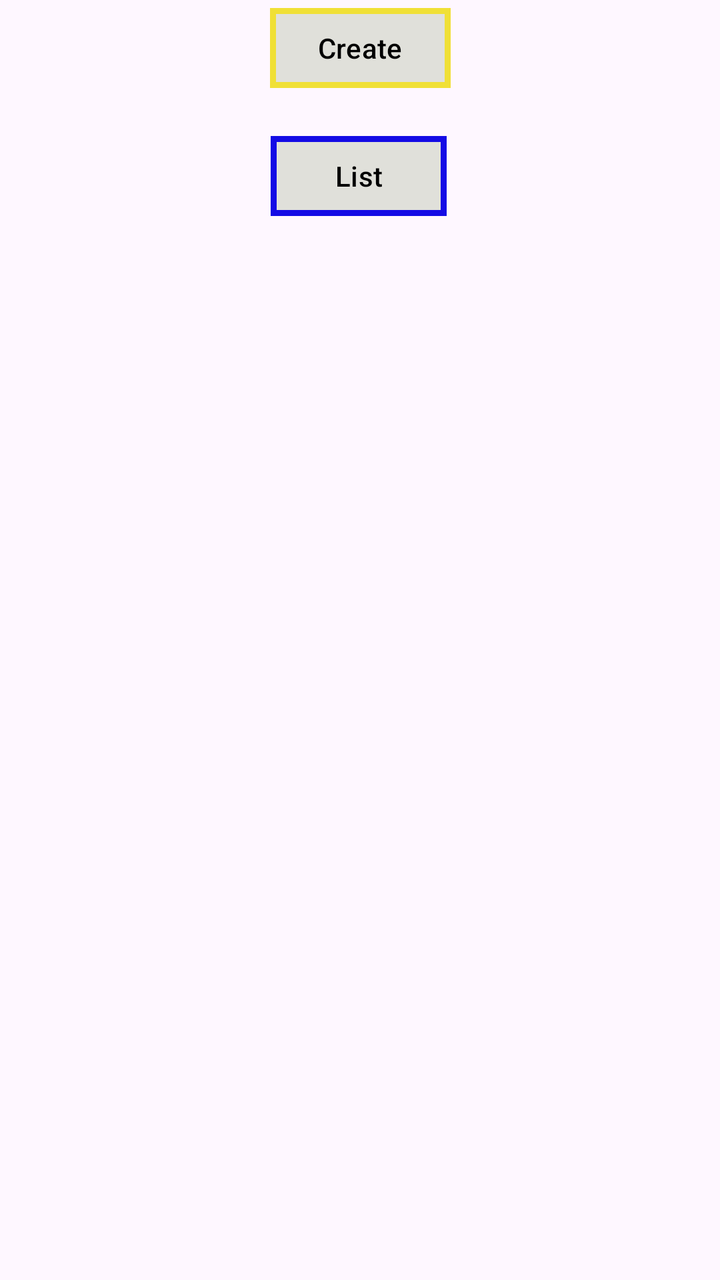
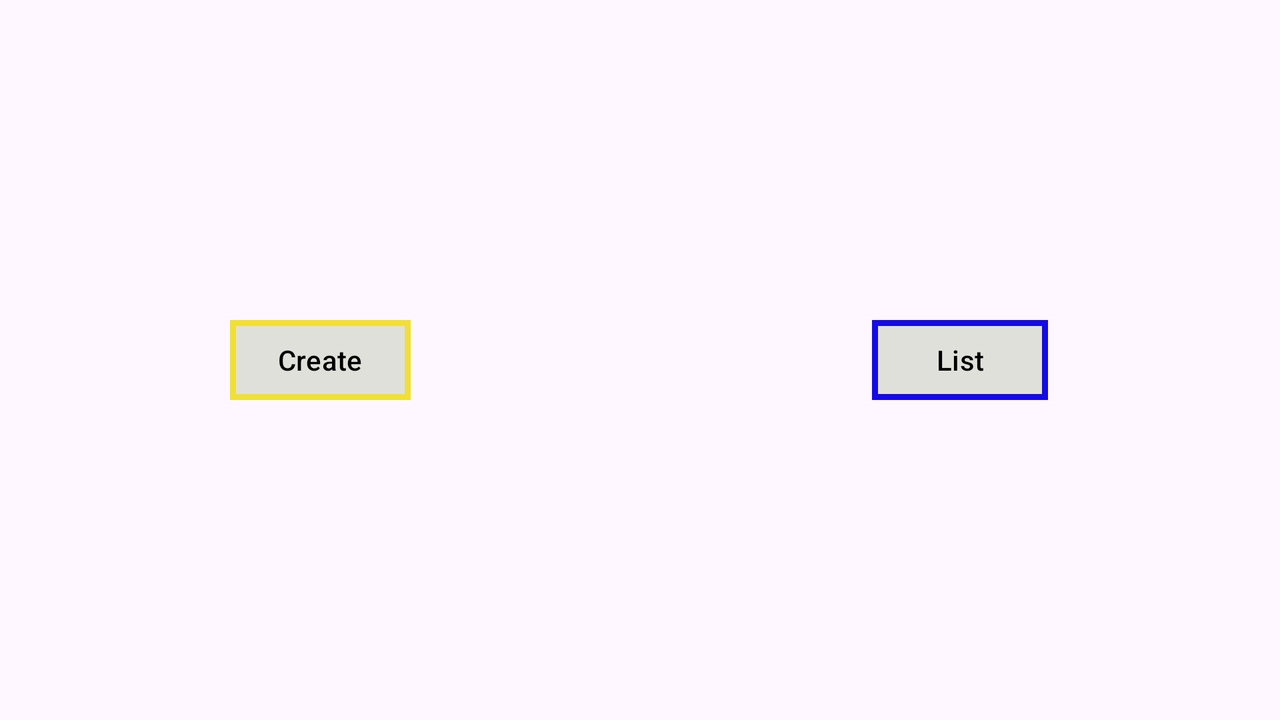

The same Android screen from two of the app's own layout files: first res/layout/ as a phone draws it, then the repository's variant for another configuration, drawn on a device whose configuration selects that folder. Both files follow.
<!-- AndroidManifest.xml: application theme Theme.Euclydia -->
<!-- res/layout/control_fragment.xml -->
<?xml version="1.0" encoding="utf-8"?>
<androidx.constraintlayout.widget.ConstraintLayout xmlns:android="http://schemas.android.com/apk/res/android"
    xmlns:tools="http://schemas.android.com/tools"
    android:layout_width="match_parent"
    android:layout_height="match_parent"
    xmlns:app="http://schemas.android.com/apk/res-auto">

    <com.google.android.material.button.MaterialButton
        android:id="@+id/create"
        android:layout_width="wrap_content"
        android:layout_height="wrap_content"
        android:text="@string/create"
        app:layout_constraintEnd_toEndOf="parent"
        app:layout_constraintStart_toStartOf="parent"
        app:layout_constraintTop_toTopOf="parent"
        style="@style/YellowButton"
        />

    <com.google.android.material.button.MaterialButton
        android:id="@+id/list"
        android:layout_width="wrap_content"
        android:layout_height="wrap_content"
        android:layout_marginTop="16dp"
        android:text="@string/list"
        style="@style/BlueButton"
        app:layout_constraintEnd_toEndOf="parent"
        app:layout_constraintHorizontal_bias="0.498"
        app:layout_constraintStart_toStartOf="parent"
        app:layout_constraintTop_toBottomOf="@+id/create"
         />

</androidx.constraintlayout.widget.ConstraintLayout>
<!-- resources referenced by this layout -->
<resources>
  <string name="create">Create</string>
  <string name="list">List</string>
  <style name="BlueButton" parent="BaseButton">
          <item name="strokeColor">@color/blue</item>
      </style>
  <style name="YellowButton" parent="BaseButton">
          <item name="strokeColor">@color/yellow</item>
      </style>
  <style name="Theme.Euclydia" parent="Base.Theme.Euclydia" />
  <style name="BaseButton" parent="Widget.Material3.Button">
          <item name="backgroundTint">@color/background</item>
          <item name="android:textColor">@color/black</item>
          <item name="cornerRadius">0dp</item>
          <item name="strokeWidth">3dp</item>
      </style>
  <color name="blue">#140be5</color>
  <color name="yellow">#f0e036</color>
  <style name="Base.Theme.Euclydia" parent="Theme.Material3.DayNight.NoActionBar">
          <item name="android:textViewStyle">@style/TextViewStyle</item>
  
          <item name="android:checkboxStyle">@style/CheckBoxStyle</item>
          <item name="checkboxStyle">@style/CheckBoxStyle</item>
  
          <item name="android:radioButtonStyle">@style/RadioButtonStyle</item>
          <item name="radioButtonStyle">@style/RadioButtonStyle</item>
      </style>
  <color name="background">#e0e0da</color>
  <color name="black">#FF000000</color>
  <style name="TextViewStyle" parent="Widget.AppCompat.TextView">
          <item name="android:fontFamily">@font/amaticsc</item>
          <item name="fontFamily">@font/amaticsc</item>
      </style>
  <style name="CheckBoxStyle" parent="Widget.AppCompat.CompoundButton.CheckBox">
          <item name="android:fontFamily">@font/amaticsc</item>
          <item name="fontFamily">@font/amaticsc</item>
      </style>
  <style name="RadioButtonStyle" parent="Widget.AppCompat.CompoundButton.RadioButton">
          <item name="android:fontFamily">@font/amaticsc</item>
          <item name="fontFamily">@font/amaticsc</item>
      </style>
</resources>
<!-- res/layout-land/control_fragment.xml (the repository's variant of the layout above) -->
<!-- drawn on the phone turned sideways -->
<?xml version="1.0" encoding="utf-8"?>
<androidx.constraintlayout.widget.ConstraintLayout xmlns:android="http://schemas.android.com/apk/res/android"
    xmlns:tools="http://schemas.android.com/tools"
    android:layout_width="match_parent"
    android:layout_height="match_parent"
    xmlns:app="http://schemas.android.com/apk/res-auto">

    <com.google.android.material.button.MaterialButton
        android:id="@+id/create"
        style="@style/YellowButton"
        android:layout_width="wrap_content"
        android:layout_height="wrap_content"
        android:text="@string/create"
        app:layout_constraintEnd_toStartOf="@+id/center"
        app:layout_constraintStart_toStartOf="parent"
        app:layout_constraintEnd_toEndOf="@+id/center"
        app:layout_constraintTop_toTopOf="parent"
        app:layout_constraintBottom_toBottomOf="parent"/>

    <com.google.android.material.button.MaterialButton
        android:id="@+id/list"
        android:layout_width="wrap_content"
        android:layout_height="wrap_content"
        android:text="@string/list"
        style="@style/BlueButton"
        app:layout_constraintStart_toEndOf="@id/center"
        app:layout_constraintEnd_toEndOf="parent"
        app:layout_constraintTop_toTopOf="parent"
        app:layout_constraintBottom_toBottomOf="parent"
        app:strokeColor="@color/blue"
        app:strokeWidth="3dp" />

    <androidx.constraintlayout.widget.Guideline android:layout_width="wrap_content"
        android:id="@+id/center"
        android:layout_height="wrap_content"
        android:orientation="vertical"
        app:layout_constraintGuide_percent=".5"/>

</androidx.constraintlayout.widget.ConstraintLayout>
<!-- resources referenced by the variant -->
<!-- as the phone turned sideways resolves them -->
<resources>
  <color name="blue">#140be5</color>
  <string name="create">Create</string>
  <string name="list">List</string>
  <style name="BlueButton" parent="BaseButton">
          <item name="strokeColor">@color/blue</item>
      </style>
  <style name="YellowButton" parent="BaseButton">
          <item name="strokeColor">@color/yellow</item>
      </style>
  <style name="Theme.Euclydia" parent="Base.Theme.Euclydia" />
  <style name="BaseButton" parent="Widget.Material3.Button">
          <item name="backgroundTint">@color/background</item>
          <item name="android:textColor">@color/black</item>
          <item name="cornerRadius">0dp</item>
          <item name="strokeWidth">3dp</item>
      </style>
  <color name="yellow">#f0e036</color>
  <style name="Base.Theme.Euclydia" parent="Theme.Material3.DayNight.NoActionBar">
          <item name="android:textViewStyle">@style/TextViewStyle</item>
  
          <item name="android:checkboxStyle">@style/CheckBoxStyle</item>
          <item name="checkboxStyle">@style/CheckBoxStyle</item>
  
          <item name="android:radioButtonStyle">@style/RadioButtonStyle</item>
          <item name="radioButtonStyle">@style/RadioButtonStyle</item>
      </style>
  <color name="background">#e0e0da</color>
  <color name="black">#FF000000</color>
  <style name="TextViewStyle" parent="Widget.AppCompat.TextView">
          <item name="android:fontFamily">@font/amaticsc</item>
          <item name="fontFamily">@font/amaticsc</item>
      </style>
  <style name="CheckBoxStyle" parent="Widget.AppCompat.CompoundButton.CheckBox">
          <item name="android:fontFamily">@font/amaticsc</item>
          <item name="fontFamily">@font/amaticsc</item>
      </style>
  <style name="RadioButtonStyle" parent="Widget.AppCompat.CompoundButton.RadioButton">
          <item name="android:fontFamily">@font/amaticsc</item>
          <item name="fontFamily">@font/amaticsc</item>
      </style>
</resources>
